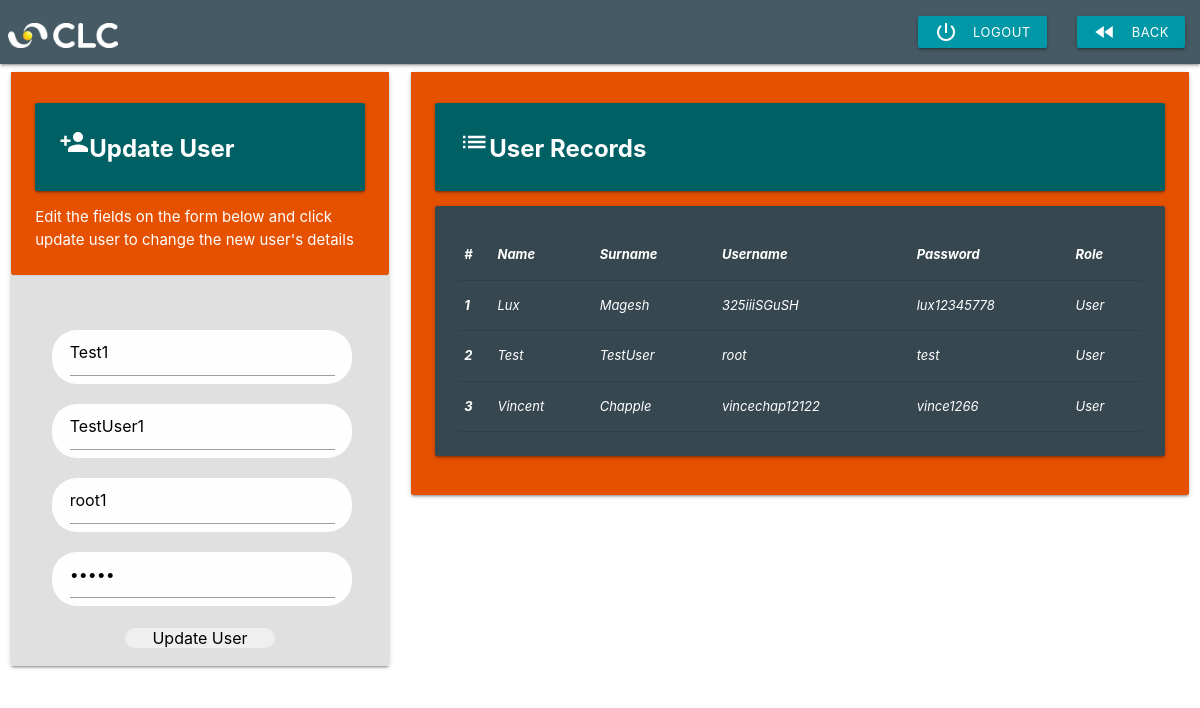
Screenshot of /update.php?uid=2 with the database file from the repository.
### tables this page shows
CREATE TABLE `users` (
  `uid` int(150) NOT NULL,
  `f_name` varchar(150) NOT NULL,
  `l_name` varchar(150) NOT NULL,
  `username` varchar(150) NOT NULL,
  `password` varchar(150) NOT NULL,
  `role` enum('Admin','Manager','Support','User','Custom') NOT NULL DEFAULT 'User'
);

### update.php (the view, shortened to what this page needs)
<!DOCTYPE html>
  <html>
  <?php
        include_once 'inc/head.php';
    ?>
    <body style="background-image: url('./images/pexels-demian-smit-449559.jpg'); background-size: cover; z-index: -1;object-fit: cover;">
    <?php
        include_once 'inc/navbar2.php';
    ?>
    <div class="row ContentOne">
      <div class="ContentOne col s12 m4 xs12">
    <div class="card horizontal">
    <div class="card-stacked">
        <div class="card-content  orange darken-4 white-text">
          <div class="card-panel  cyan darken-4">
            <span class="white-text" style="font-size:x-large ;font-weight:bolder;"> <i class="small material-icons">person_add</i>Update User
          </span>
          </div>
                <p>Edit the fields on the form below and click update user to change the new user's details</p>
          </div>
            <div class="card-action grey lighten-2">
              <?php
                  require 'dbcon.php';
                  if (isset($_GET['uid'])){
                    $uid = $_GET['uid'];
                    $sql5 = "SELECT * FROM `users` WHERE uid=$uid";
                    $result5 = $conn->query($sql5);
                    if ($result5->num_rows > 0){
                      while($row = $result5->fetch_assoc()){
                        $uid = $row['uid'];
                        $name = $row['f_name'];
                        $lastname = $row['l_name'];
                        $username1 = $row['username'];
                        $password1 = $row['password'];
          ?>
<form class="" action="scriptupdate.php" method="POST">
                          <input type="hidden" name="uid" class="validate" value="<?php print_r($uid); ?>" id="uid" placeholder="   User id"/>
                  <div class="row">
                    <div class="txt s12 m12 xs12">
                          <input type="text" name="f_name" pattern="[A-Za-z]*" class="validate" value="<?php echo print_r($name); ?>" id="f_name" placeholder="   Firstname"/>
                    </div>
                  </div>
                  <div class="row">
                    <div class="txt s12 m12 xs12">
                            <input type="text" name="l_name" pattern="[A-Za-z]*" class="validate" value="<?php echo print_r($lastname); ?>" id="l_name" placeholder="    Lastname"/>
                    </div>
                  </div>
                  <div class="row">
                    <div class="txt s12 m12 xs12">
                              <input type="text" name="username" value="<?php echo print_r($username1); ?>" id="username" placeholder="   Username"/>
                    </div>
                  </div>
                  <div class="row">
                    <div class="txt s12 m12 xs12">
                              <input type="password" name="password" value="<?php echo print_r($password1); ?>" id="password" placeholder="   Password 8+ characters / special incl."/>
                    </div>
                  </div>
                   <div class="btnsub">
                                  <div class="Update User">
                                          <input type="submit" name="update" id="btnsub3" value="Update User"/>
                                  </div>
                  </div>
                  </div>
                  </div>
            </div>
		   <?php
                }
            }
          }
?>
          </div>
          <div class="ContentTwo col s12 m8 xs12 text-white">
      <div class="card horizontal">
      <div class="card-stacked">
        <div class="card-content orange darken-4 white-text">
      <div class="card-panel cyan darken-4">
        <span class="white-text" style="font-size:x-large ;font-weight:bolder"><i class="small material-icons">list</i>User Records</span>
      </div>
      <div class="card-panel white-text blue-grey darken-3" style="font-size:small; font-style: oblique;">
        <?php
          require 'dbcon.php';
          $sql = "SELECT * FROM `users`";
          $result = $conn->query($sql);
        ?>
      <table class="table table-dark">
          <thead>
            <tr>
              <th scope="col">#</th>
              <th scope="col">Name</th>
              <th scope="col">Surname</th>
              <th scope="col">Username</th>
              <th scope="col">Password</th>
              <th scope="col">Role</th>
            </tr>
          </thead>
          <?php
            while ($row = $result->fetch_assoc()) {
          ?>
          <tbody>
            <tr>
              <th scope="row"><?php echo $row["uid"] ?></th>
              <td><?php echo $row["f_name"] ?></td>
              <td><?php echo $row["l_name"] ?></td>
              <td><?php echo $row["username"] ?></td>
              <td><?php echo $row["password"] ?></td>
              <td><?php echo $row["role"] ?></td>
            </tr>
          </tbody>
          <?php
          }
          ?>
      </table>
      </div>
        </div>
      </div>
    </div>
      </div>
        </div>
    </body>
  </html>

### rows the page displays
users: f_name "Test1", l_name "TestUser1", username "root1", uid "2", f_name "Test", l_name "TestUser", username "root", password "test", role "User"
users: uid "1", f_name "Lux", l_name "Magesh", username "325iiiSGuSH", password "lux12345778", role "User"
users: uid "3", f_name "Vincent", l_name "Chapple", username "vincechap12122", password "vince1266", role "User"
